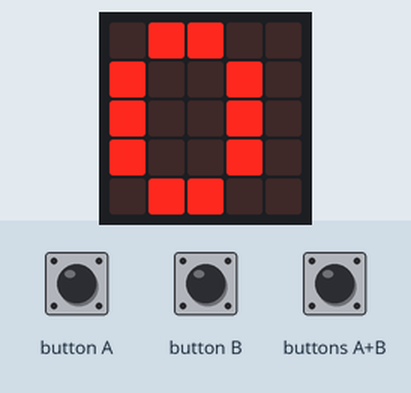
Simulated run of this program. Board: BBC micro:bit (MakeCode). Parts: the board's 5×5 LED display. The test bench sets the inputs (shaded band).

Above: at 1.9 s.
2.0 s: button B pressed for 0.15 s
At 3.2 s:
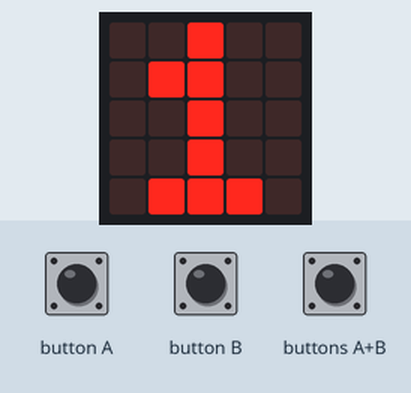
3.6 s: button B pressed for 0.15 s
At 4.4 s:
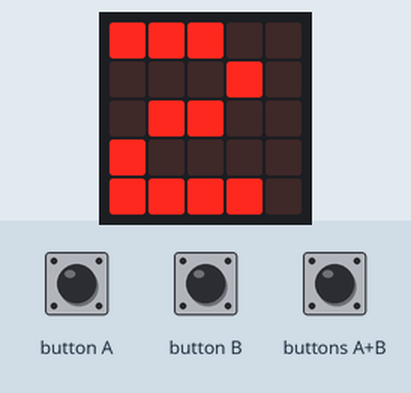
Timing chart, 0 to 6.6 s (numbered marks = the images above; inputs shaded):
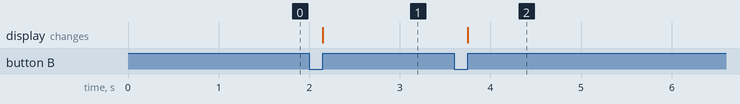

The program:

main.ts
```typescript
input.onButtonPressed(Button.A, function () {
    basic.showNumber(CONTAR)
})
input.onButtonPressed(Button.AB, function () {
    basic.showNumber(0)
    CONTAR = 0
})
input.onButtonPressed(Button.B, function () {
    CONTAR += 1
    basic.showNumber(CONTAR)
})
let CONTAR = 0
basic.showNumber(0)
CONTAR = 0
```

test.ts
```typescript
// aquí va el archivo "tests"; esto no se compilará cuando este paquete se utilice como una extensión.
```

Measured:
- after the input at 2.0 s, the display: changes after 0.15 s (image 1)
- after the input at 3.6 s, the display: changes after 0.15 s (image 2)
